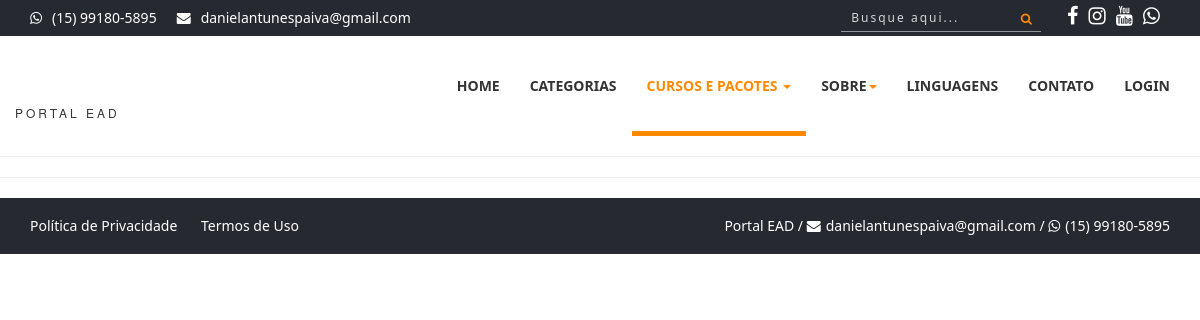
Before: /cursos.php with the older database file.
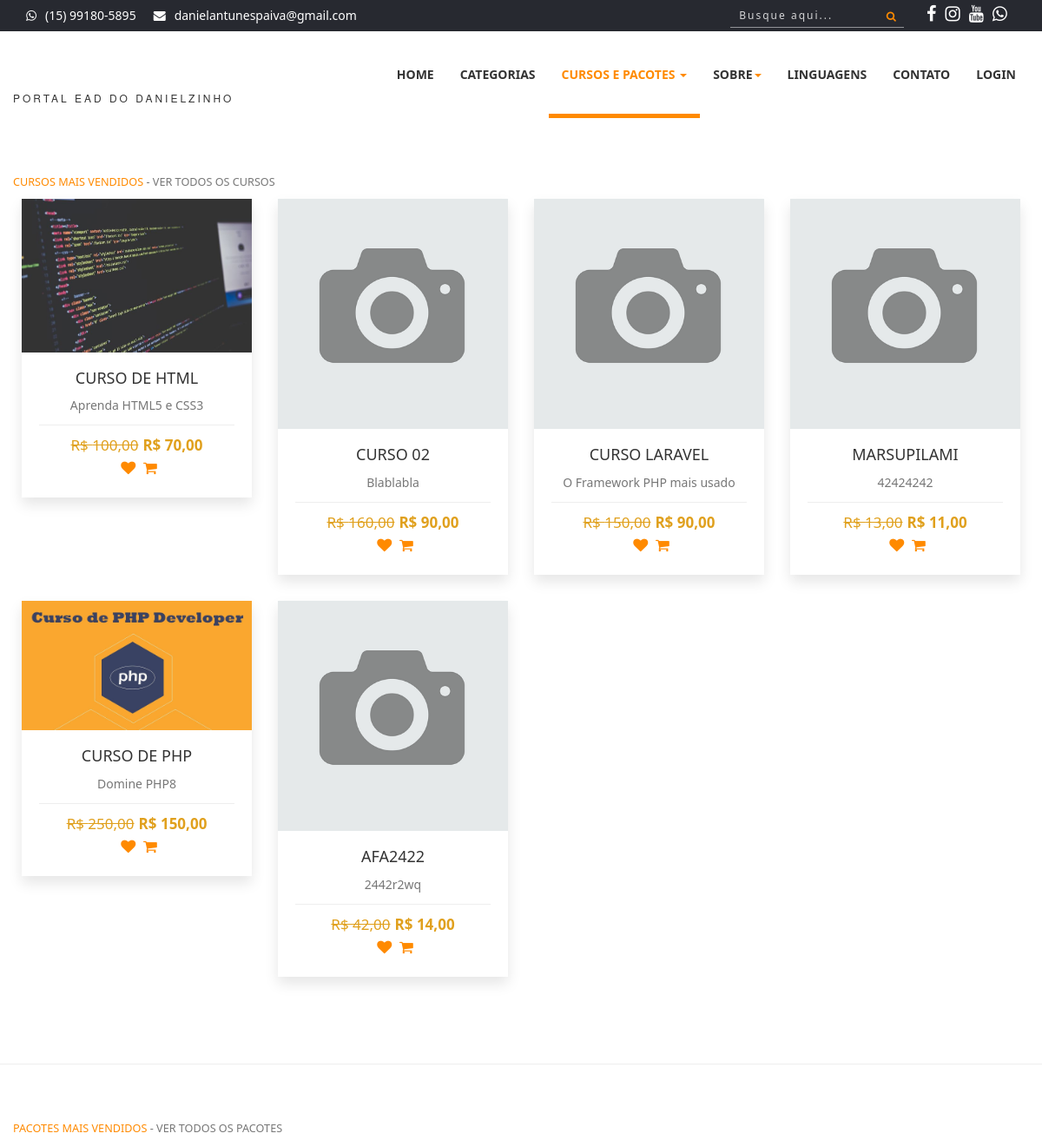
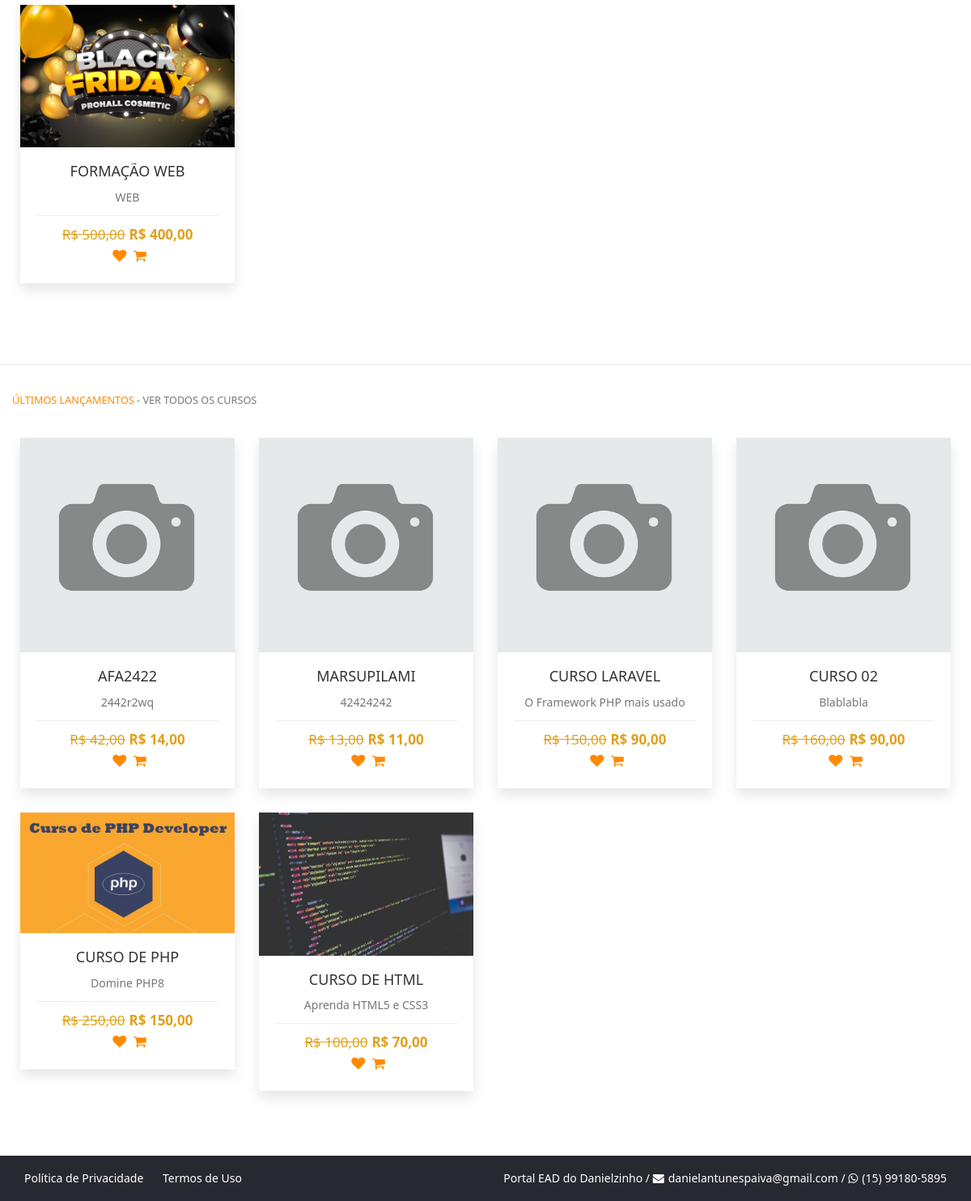
After: the same page with the newer database file (2 pictures, top to bottom).
### tables this page shows
CREATE TABLE `config` (
  `id` int(11) NOT NULL,
  `nome_sistema` varchar(50) NOT NULL,
  `email_sistema` varchar(50) NOT NULL,
  `tel_sistema` varchar(20) NOT NULL,
  `cnpj_sistema` varchar(25) DEFAULT NULL,
  `tipo_chave_pix` varchar(25) DEFAULT NULL,
  `chave_pix` varchar(100) DEFAULT NULL,
  `logo` varchar(20) NOT NULL,
  `icone` varchar(20) NOT NULL,
  `logo_rel` varchar(20) NOT NULL,
  `qrcode_pix` varchar(20) DEFAULT NULL,
  `facebook` varchar(120) DEFAULT NULL,
  `instagram` varchar(120) DEFAULT NULL,
  `youtube` varchar(120) DEFAULT NULL,
  `itens_pag` int(11) NOT NULL,
  `video_sobre` varchar(100) NOT NULL,
  `itens_relacionados` int(11) NOT NULL,
  `aulas_liberadas` int(11) NOT NULL,
  `desconto_pix` int(11) NOT NULL,
  `email_adm_mat` varchar(5) DEFAULT NULL,
  `cartoes_fidelidade` int(11) NOT NULL,
  `taxa_boleto` decimal(8,2) NOT NULL,
  `taxa_mp` decimal(8,2) NOT NULL,
  `taxa_paypal` decimal(8,2) NOT NULL,
  `valor_max_cartao` decimal(8,2) NOT NULL,
  `total_emails_por_envio` int(11) NOT NULL,
  `intervalo_envio_email` int(11) NOT NULL,
  `script_dia` date DEFAULT NULL,
  `dias_email_matricula` int(11) NOT NULL,
  `dias_excluir_matricula` int(11) NOT NULL
);

CREATE TABLE `cursos` (
  `id` int(11) NOT NULL,
  `nome` varchar(50) NOT NULL,
  `desc_rapida` varchar(60) NOT NULL,
  `desc_longa` text NOT NULL,
  `valor` decimal(8,2) NOT NULL,
  `professor` int(11) NOT NULL,
  `categoria` int(11) NOT NULL,
  `imagem` varchar(100) NOT NULL,
  `status` varchar(20) NOT NULL,
  `carga` int(11) NOT NULL,
  `mensagem` varchar(255) NOT NULL,
  `arquivo` varchar(150) NOT NULL,
  `ano` int(11) NOT NULL,
  `palavras` varchar(255) NOT NULL,
  `grupo` int(11) NOT NULL,
  `nome_url` varchar(150) NOT NULL,
  `pacote` varchar(100) NOT NULL,
  `sistema` varchar(5) NOT NULL,
  `link` varchar(150) NOT NULL,
  `tecnologias` varchar(150) NOT NULL,
  `promocao` decimal(8,2) NOT NULL,
  `matriculas` int(11) NOT NULL
);

CREATE TABLE `pacotes` (
  `id` int(11) NOT NULL,
  `nome` varchar(50) NOT NULL,
  `desc_rapida` varchar(60) NOT NULL,
  `desc_longa` text NOT NULL,
  `valor` decimal(8,2) NOT NULL,
  `professor` int(11) NOT NULL,
  `imagem` varchar(100) NOT NULL,
  `grupo` int(11) NOT NULL,
  `ano` int(11) NOT NULL,
  `palavras` varchar(255) NOT NULL,
  `nome_url` varchar(150) NOT NULL,
  `video` varchar(150) NOT NULL,
  `linguagem` int(11) NOT NULL,
  `promocao` decimal(8,2) NOT NULL,
  `matriculas` int(11) NOT NULL
);

### sistema/conexao.php (called while the page is built, shortened)
<?php
$servidor = 'localhost';
$banco = 'portalead';
$usuario = 'root';
$senha = '';
$nome_sistema = 'Portal EAD do Danielzinho';
$email_sistema = 'danielantunespaiva@gmail.com';
$tel_sistema = '(15) 99180-5895';
try {
    $pdo = new PDO("mysql:dbname=$banco; host=$servidor", "$usuario", "$senha");
} catch (Throwable $th) {
    echo 'Erro ao conectar ao banco de dados! <br><br>' . $th;
}
$query = $pdo->query("SELECT * FROM config");
$res = $query->fetchAll(PDO::FETCH_ASSOC);
$total_reg = @count($res);
if ($total_reg == 0) {
    $pdo->query("INSERT into config SET nome_sistema = '$nome_sistema', email_sistema = '$email_sistema', tel_sistema = '$tel_sistema', logo = 'logo.png', icone = 'favicon.ico', logo_rel = 'logo.jpg', itens_pag = '12', cartoes_fidelidade = '5', valor_max_cartao = '100', total_emails_por_envio = '480', intervalo_envio_email = '70', dias_email_matricula = '3', dias_excluir_matricula = '30', script_dia = curDate()");
} else {
    $nome_sistema = $res[0]['nome_sistema'];
    $email_sistema = $res[0]['email_sistema'];
}
?>

### cursos.php (the view, shortened to what the rows shown need)
<?php
require_once('cabecalho.php');
?>
<?php
$query = $pdo->query("SELECT * FROM cursos WHERE status = 'Aprovado' and sistema = 'Não' ORDER BY matriculas desc limit 8");
$res = $query->fetchAll(PDO::FETCH_ASSOC);
$total_reg = @count($res);
if ($total_reg > 0) {
?>
    <div class="section-heading">
        <div class="col-md-12 col-xs-12">
            <h2><small><small><span>Cursos Mais Vendidos</span> - <a href="lista-cursos">Ver todos os cursos</a></small></small></h2>
        </div>
    </div>
    <section id="portfolio" style="margin-top:50px;">
        <div class="row" style="margin-left:10px; margin-right:10px; margin-top:-10px;">
            <?php
            for ($i = 0; $i < $total_reg; $i++) {
                $nome = $res[$i]['nome'];
                $desc_rapida = $res[$i]['desc_rapida'];
                $valor = $res[$i]['valor'];
                $promocao = $res[$i]['promocao'];
                $foto = $res[$i]['imagem'];
                $url = $res[$i]['nome_url'];
                $valorF = number_format($valor, 2, ',', '.',);
                $promocaoF = number_format($promocao, 2, ',', '.',);
            ?>
                <div class="col-xs-12 col-sm-6 col-md-3 col-lg-3 portfolio-item">
                    <div class="portfolio-one">
                        <div class="portfolio-head">
                            <div class="portfolio-img"><img alt="" src="sistema/painel-admin/img/cursos/<?php echo $foto ?>"></div>
                        </div>
                        <div class="portfolio-content" align="center">
                            <a href="curso-de-<?php echo $url ?>" title="Detalhes do Curso">
                                <h5 class="title"><?php echo $nome ?></h5>
                                <p style="margin-top:0px;"><?php echo $desc_rapida ?></p>
                            </a>
                            <div class="product-bottom-details">
                                <?php
                                if ($promocao > 0) {
                                ?>
                                    <div class="product-price"><small>R$ <?php echo $valorF ?></small>R$ <?php echo $promocaoF ?></div>
                                <?php } else { ?>
                                    <div class="product-price">R$ <?php echo $valorF ?></div>
                                <?php } ?>
                                <div class="product-links">
                                    <a href=""><i class="fa fa-heart"></i></a>
                                    <a href=""><i class="fa fa-shopping-cart"></i></a>
                                </div>
                            </div>
                        </div>
                    </div>
                </div>
            <?php
            }
            ?>
        </div>
    </section>
<?php
}
?>
<?php
$query = $pdo->query("SELECT * FROM pacotes ORDER BY matriculas desc limit 12");
$res = $query->fetchAll(PDO::FETCH_ASSOC);
$total_reg = @count($res);
if ($total_reg > 0) {
?>
    <section style="margin-top:50px;">
        <div class="section-heading">
            <div class="col-md-12 col-xs-12">
                <h2><small><small><span>Pacotes Mais Vendidos</span> - <a href="pacotes">Ver todos os pacotes</a></small></small></h2>
            </div>
        </div>
        <section id="portfolio">
            <div class="row" style="margin-left:10px; margin-right:10px; margin-top:-10px;">
                <?php
                for ($i = 0; $i < $total_reg; $i++) {
                    $nome = $res[$i]['nome'];
                    $desc_rapida = $res[$i]['desc_rapida'];
                    $valor = $res[$i]['valor'];
                    $promocao = $res[$i]['promocao'];
                    $foto = $res[$i]['imagem'];
                    $url = $res[$i]['nome_url'];
                    $valorF = number_format($valor, 2, ',', '.',);
                    $promocaoF = number_format($promocao, 2, ',', '.',);
                ?>
                    <div class="col-xs-12 col-sm-6 col-md-3 col-lg-3 portfolio-item">
                        <div class="portfolio-one">
                            <div class="portfolio-head">
                                <div class="portfolio-img"><img alt="" src="sistema/painel-admin/img/pacotes/<?php echo $foto ?>"></div>
                            </div>
                            <div class="portfolio-content" align="center">
                                <a href="cursos-do-<?php echo $url ?>" title="Detalhes do Pacote">
                                    <h5 class="title"><?php echo $nome ?></h5>
                                    <p style="margin-top:0px;"><?php echo $desc_rapida ?></p>
                                </a>
                                <div class="product-bottom-details">
                                    <?php
                                    if ($promocao > 0) {
                                    ?>
                                        <div class="product-price"><small>R$ <?php echo $valorF ?></small>R$ <?php echo $promocaoF ?></div>
                                    <?php } else { ?>
                                        <div class="product-price">R$ <?php echo $valorF ?></div>
                                    <?php } ?>
                                    <div class="product-links">
                                        <a href=""><i class="fa fa-heart"></i></a>
                                        <a href=""><i class="fa fa-shopping-cart"></i></a>
                                    </div>
                                </div>
                            </div>
                        </div>
                    </div>
                <?php
                }
                ?>
            </div>
        </section>
    <?php
}
    ?>
    <?php
    $query = $pdo->query("SELECT * FROM cursos WHERE status = 'Aprovado' and sistema = 'Não' ORDER BY id desc limit 6");
    $res = $query->fetchAll(PDO::FETCH_ASSOC);
    $total_reg = @count($res);
    if ($total_reg > 0) {
    ?>
        <div class="section-heading">
            <div class="col-md-12 col-xs-12">
                <h2><small><small><span>Últimos Lançamentos</span> - <a href="lista-cursos">Ver todos os cursos</a></small></small></h2>
            </div>
        </div>
        <section id="portfolio" style="margin-top:50px;">
            <div class="row" style="margin-left:10px; margin-right:10px; margin-top:-10px;">
                <?php
                for ($i = 0; $i < $total_reg; $i++) {
                    $nome = $res[$i]['nome'];
                    $desc_rapida = $res[$i]['desc_rapida'];
                    $valor = $res[$i]['valor'];
                    $promocao = $res[$i]['promocao'];
                    $foto = $res[$i]['imagem'];
                    $url = $res[$i]['nome_url'];
                    $valorF = number_format($valor, 2, ',', '.',);
                    $promocaoF = number_format($promocao, 2, ',', '.',);
                ?>
                    <div class="col-xs-12 col-sm-6 col-md-3 col-lg-3 portfolio-item">
                        <div class="portfolio-one">
                            <div class="portfolio-head">
                                <div class="portfolio-img"><img alt="" src="sistema/painel-admin/img/cursos/<?php echo $foto ?>"></div>
                            </div>
                            <div class="portfolio-content" align="center">
                                <a href="curso-de-<?php echo $url ?>" title="Detalhes do Curso">
                                    <h5 class="title"><?php echo $nome ?></h5>
                                    <p style="margin-top:0px;"><?php echo $desc_rapida ?></p>
                                </a>
                                <div class="product-bottom-details">
                                    <?php
                                    if ($promocao > 0) {
                                    ?>
                                        <div class="product-price"><small>R$ <?php echo $valorF ?></small>R$ <?php echo $promocaoF ?></div>
                                    <?php } else { ?>
                                        <div class="product-price">R$ <?php echo $valorF ?></div>
                                    <?php } ?>
                                    <div class="product-links">
                                        <a href=""><i class="fa fa-heart"></i></a>
                                        <a href=""><i class="fa fa-shopping-cart"></i></a>
                                    </div>
                                </div>
                            </div>
                        </div>
                    </div>
                <?php
                }
                ?>
            </div>
        </section>
    <?php
    }
    ?>
    <?php
    require_once('rodape.php');
    ?>

### cabecalho.php (shortened to what the rows shown need)
<?php
require_once('sistema/conexao.php');
?>
<!DOCTYPE html>
<html>
<head>
    <link rel="stylesheet" href="https://cdnjs.cloudflare.com/ajax/libs/font-awesome/4.5.0/css/font-awesome.min.css">
    <link rel="stylesheet" href="scss/main.css">
    <link rel="stylesheet" href="scss/skin.css">
    <link rel="stylesheet" href="scss/card.css">
    <link rel="stylesheet" href="scss/curso.css">
</head>
<body id="wrapper">
    <section id="top-header">
        <div class="container">
            <div class="row">
                <div class="col-md-7 col-sm-7 col-xs-7 top-header-links">
                    <ul class="contact_links">
                        <li><i class="fa fa-envelope"></i><a href="#"><?php echo $email_sistema ?></a></li>
                    </ul>
                </div>
            </div>
        </div>
    </section>
    <header>
        <nav class="navbar navbar-inverse" style="z-index: 1000">
            <div class="container">
                <div class="row">
                    <div class="navbar-header">
                        <a class="navbar-brand" href="./">
                            <h1> <img src="sistema/img/logo.png" alt="" width="60px">
                            </h1><span><?php echo $nome_sistema ?></span>
                        </a>
                    </div>
                </div>
            </div>
        </nav>
    </header>
    <div id="area-conteudo">

### rodape.php (shortened to what the rows shown need)
<?php
require_once('sistema/conexao.php');
?>
</div>
<section id="bottom-footer">
    <div class="container">
        <div class="row">
            <div class="col-md-6 col-sm-6 col-xs-12 copyright">
                <span class="cor-branca ocultar-mobile"><?php echo $nome_sistema ?> / </span> <i class="fa fa-envelope" style="color:#FFF; margin-right:5px"> </i><a href="#" style="color:#FFF"><?php echo $email_sistema ?></a> / <i class="fa fa-whatsapp" style="color:#FFF; margin-right:5px"></i><a href="http://api.whatsapp.com/send?1=pt_BR&phone=55<?php echo $tel_sistema ?>" target="_blank" style="color:#FFF"><?php echo $tel_sistema ?></a>
            </div>
        </div>
    </div>
</section>
</html>

Changed rows visible on the page:
changed config "danielantunespaiva@gmail.com": nome_sistema "PORTAL EAD" → "PORTAL EAD DO DANIELZINHO"; nome_sistema "Portal EAD" → "Portal EAD do Danielzinho"
added cursos: imagem (picture), nome "CURSO DE HTML", desc_rapida "Aprenda HTML5 e CSS3", valor "100,00", promocao "70,00"
added cursos: imagem (picture), nome "CURSO 02", desc_rapida "Blablabla", valor "160,00", promocao "90,00"
added cursos: imagem (picture), nome "CURSO LARAVEL", desc_rapida "O Framework PHP mais usado", valor "150,00", promocao "90,00"
added cursos: imagem (picture), nome "MARSUPILAMI", desc_rapida "42424242", valor "13,00", promocao "11,00"
added cursos: imagem (picture), nome "CURSO DE PHP", desc_rapida "Domine PHP8", valor "250,00", promocao "150,00"
added cursos: imagem (picture), nome "AFA2422", desc_rapida "2442r2wq", valor "42,00", promocao "14,00"
added pacotes: imagem (picture), nome "FORMAÇÃO WEB", desc_rapida "WEB", valor "500,00", promocao "400,00"
Other visible differences:
text now shown: "CURSOS MAIS VENDIDOS - VER TODOS OS CURSOS PACOTES MAIS VENDIDOS - VER TODOS OS PACOTES ÚLTIMOS LANÇAMENTOS - VER TODOS OS CURSOS"
